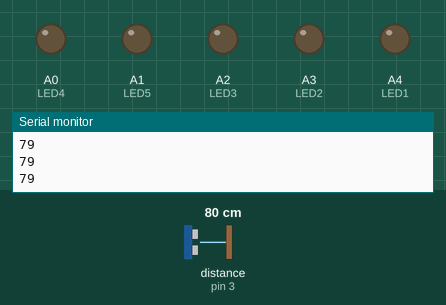
A sketch run on a simulated Arduino Uno, built with avr-gcc and run on an emulated ATmega328P. Parts: output pins drawn as LEDs (lit = HIGH), the last lines printed to the serial monitor. Wiring (inferred from the names in the program): ultrasonic range finder: trigger pin 2; echo pin 3. The test bench sets the inputs (shaded band); at power-on: distance to the obstacle (sensor on pin 3) 80 cm. The echo pulse lasts 58.3 µs per cm; pins used as bus, display or sensor lines are not drawn.

Above: at 1.2 s.
1.3 s: distance to the obstacle (sensor on pin 3) set to 29 cm
2.8 s: distance to the obstacle (sensor on pin 3) set to 23 cm
At 4.0 s:
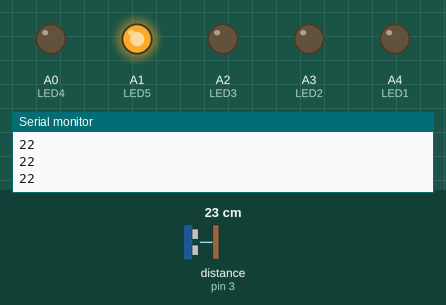
4.3 s: distance to the obstacle (sensor on pin 3) set to 21 cm
At 5.2 s:
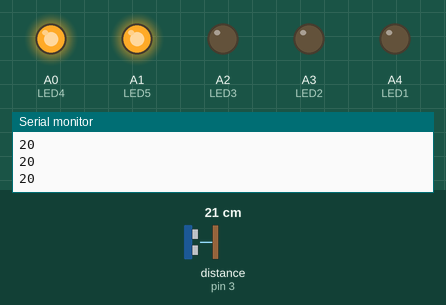
5.8 s: distance to the obstacle (sensor on pin 3) set to 2 cm
At 6.2 s:
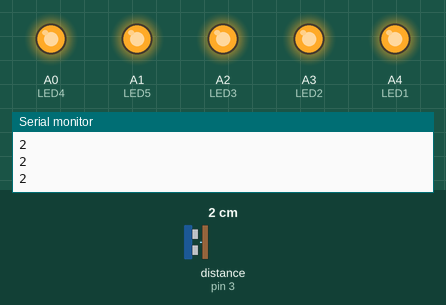
7.3 s: distance to the obstacle (sensor on pin 3) set to 18 cm
At 7.8 s:
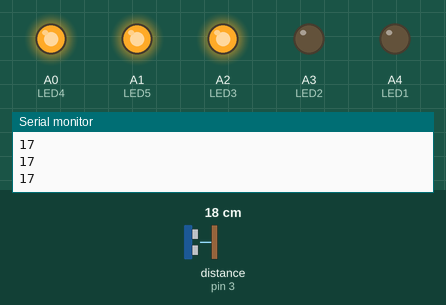
8.8 s: distance to the obstacle (sensor on pin 3) set to 15 cm
At 9.8 s:
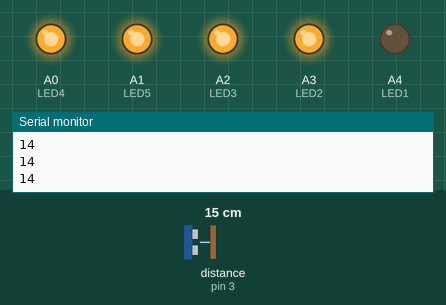
Timing chart, 0 to 11.3 s (numbered marks = the images above; inputs shaded):
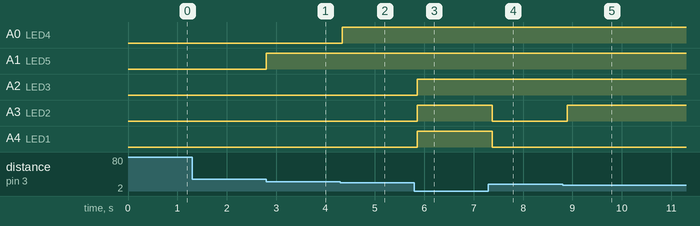

Measured:
- the behaviour switches between 26 and 25 cm on distance to the obstacle (sensor on pin 3) (found by bisection; images 0 and 1)
- the behaviour switches between 23 and 22 cm on distance to the obstacle (sensor on pin 3) (found by bisection; images 1 and 2)
- the behaviour switches between 18 and 17 cm on distance to the obstacle (sensor on pin 3) (found by bisection; images 4 and 5)
- after the input at 2.8 s, A1 (LED5): LOW → HIGH at once
- after the input at 4.3 s, A0 (LED4): LOW → HIGH at once
- after the input at 5.8 s, A2 (LED3), A3 (LED2), A4 (LED1): LOW → HIGH after 0.06 s
- after the input at 7.3 s, A3 (LED2), A4 (LED1): HIGH → LOW after 0.07 s
- after the input at 8.8 s, A3 (LED2): LOW → HIGH after 0.10 s

The sketch:

Train_Alarm_System.ino
```cpp
//Distance Limit
#define limit1 24
#define limit2 21
#define limit3 19
#define limit4 16
#define limit5 9

//PIN Connection Declaration
const int trigPin = 2;
const int echoPin = 3;

const int LED1 = A4;
const int LED2 = A3;
const int LED3 = A2;
const int LED4 = A0;
const int LED5 = A1;

//Variable Declaration
int duration = 0;
int distance = 0;

void setup()
{

  //Initialize Input Output
  pinMode(trigPin , OUTPUT);
  pinMode(echoPin , INPUT);

  pinMode(LED1 , OUTPUT);
  pinMode(LED2 , OUTPUT);
  pinMode(LED3 , OUTPUT);
  pinMode(LED4 , OUTPUT);
  pinMode(LED5 , OUTPUT);

  Serial.begin(9600);

}

void loop() {
  //Measure Distance
  digitalWrite(trigPin, LOW);
  delayMicroseconds(2);
  digitalWrite(trigPin, HIGH);
  delayMicroseconds(10);
  digitalWrite(trigPin, LOW);
  duration = pulseIn(echoPin, HIGH);
  distance = (duration / 58.2);
  Serial.println(distance);


//Program Logic
  if ( distance <= limit5 ) {
    digitalWrite(LED1, HIGH);
  }
  else {
    digitalWrite(LED1, LOW);
  }
  if ( distance <= limit4 ) {
    digitalWrite(LED2, HIGH);
  }
  else
  {
    digitalWrite(LED2, LOW);
  }
  if ( distance <= limit3 ) {
    digitalWrite(LED3, HIGH);
  }
  else {
    digitalWrite(LED3, LOW);
  }
  if ( distance <= limit2 ) {
    digitalWrite(LED4, HIGH);
  }
  else {
    digitalWrite(LED4, LOW);
  }
  if ( distance <= limit1 ) {
    digitalWrite(LED5, HIGH);
  }
  else {
    digitalWrite(LED5, LOW);
  }
  delay(100);
}
```
